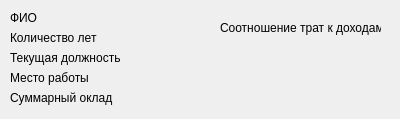
<?xml version="1.0" encoding="UTF-8"?>
<ui version="4.0">
 <class>Form</class>
 <widget class="QWidget" name="Form">
  <property name="geometry">
   <rect>
    <x>0</x>
    <y>0</y>
    <width>400</width>
    <height>119</height>
   </rect>
  </property>
  <property name="windowTitle">
   <string>Form</string>
  </property>
  <widget class="QLabel" name="person">
   <property name="geometry">
    <rect>
     <x>10</x>
     <y>10</y>
     <width>31</width>
     <height>16</height>
    </rect>
   </property>
   <property name="text">
    <string>ФИО</string>
   </property>
  </widget>
  <widget class="QLabel" name="years">
   <property name="geometry">
    <rect>
     <x>10</x>
     <y>30</y>
     <width>91</width>
     <height>16</height>
    </rect>
   </property>
   <property name="text">
    <string>Количество лет</string>
   </property>
  </widget>
  <widget class="QLabel" name="position">
   <property name="geometry">
    <rect>
     <x>10</x>
     <y>50</y>
     <width>111</width>
     <height>16</height>
    </rect>
   </property>
   <property name="text">
    <string>Текущая должность</string>
   </property>
  </widget>
  <widget class="QLabel" name="organization">
   <property name="geometry">
    <rect>
     <x>10</x>
     <y>70</y>
     <width>91</width>
     <height>16</height>
    </rect>
   </property>
   <property name="text">
    <string>Место работы</string>
   </property>
  </widget>
  <widget class="QLabel" name="salary">
   <property name="geometry">
    <rect>
     <x>10</x>
     <y>90</y>
     <width>111</width>
     <height>16</height>
    </rect>
   </property>
   <property name="text">
    <string>Суммарный оклад</string>
   </property>
  </widget>
  <widget class="QLabel" name="ratio">
   <property name="geometry">
    <rect>
     <x>220</x>
     <y>20</y>
     <width>161</width>
     <height>16</height>
    </rect>
   </property>
   <property name="text">
    <string>Соотношение трат к доходам</string>
   </property>
  </widget>
 </widget>
 <resources/>
 <connections/>
</ui>
